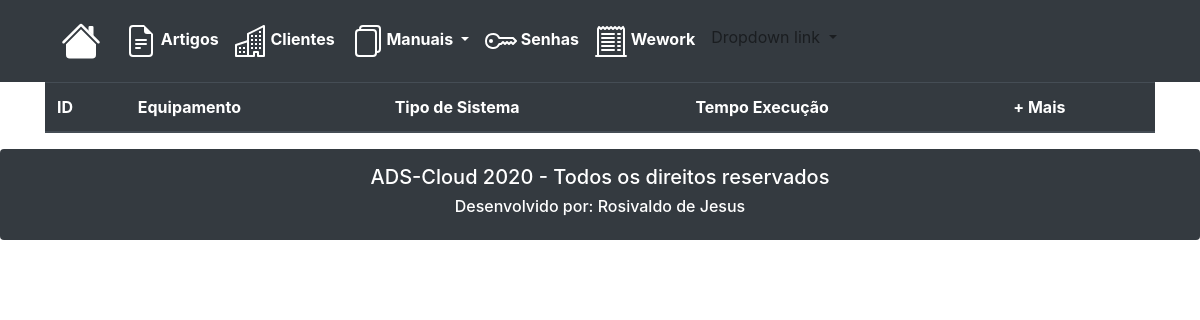
The app's page /manuaisPreventivas/, older data.
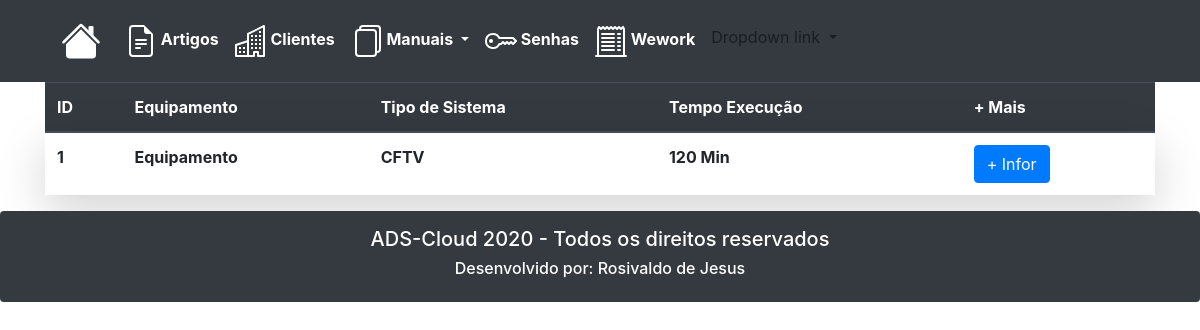
The same page, newer data.
### evertical/models.py (models this page shows, shortened)
class tbPreventivas(models.Model):
    preventivaEquipamento = models.CharField(max_length=100, blank=True, null=True)
    preventivaProcedimento = RichTextField(blank=True, null=True)
    preventivaTempo = models.IntegerField(blank=True, null=True)
    preventivaObservacao = RichTextField(blank=True, null=True)
    manualSistema = models.ForeignKey(tbSistemas, on_delete=models.CASCADE)
    class Meta:
        db_table = 'tbPreventivas'
        verbose_name_plural = 'Preventivas'

class tbSistemas(models.Model):
    sistemasTipo = models.CharField(max_length=20, blank=True, null=True)
    class Meta:
        db_table = 'tbSistemas'
        verbose_name_plural = 'Sistemas'
    def __str__(self):
        return self.sistemasTipo

### evertical/views.py (the view)
# urls.py: path('manuaisPreventivas/', manuaisPreventivas),
def manuaisPreventivas(request):
    manualPreventiva = tbPreventivas.objects.all()
    return render(request, 'manuaisPreventivas.html', {'manualPreventiva':manualPreventiva})

### templates/manuaisPreventivas.html
{% extends "base.html" %}
{% load static %}
{% block content %}
<div class="container">
	<section>
		<table class="table">
		   <thead class="thead-dark">
			   <tr>
				   <th>ID</th>
				   <th>Equipamento</th>
				   <th>Tipo de Sistema</th>
				   <th>Tempo Execução</th>
				   <th>+ Mais</th>
			   </tr>
			</thead>
			<tbody >
				{% for preventiva in manualPreventiva %}
				<tr class="shadow-lg p-3 mb-5 bg-white rounded ">
					<th>{{ preventiva.id }}</th>
					<th >{{ preventiva.preventivaEquipamento }}</th>
					<th >{{ preventiva.manualSistema }}</th>
					<th>{{ preventiva.preventivaTempo }} Min</th>
					<th><a href="/manuaisPreventivasInformacoes/?id={{ preventiva.id }}" class="btn btn-primary">+ Infor</a></th>
				</tr>
			</tbody>
		{% endfor%}
		</table>
	</section>
</div>
{% endblock %}s

Row changes from the older to the newer data that the page shows:
added tbPreventivas: id "1", preventivaEquipamento "Equipamento", manualSistema "CFTV", preventivaTempo "120"
